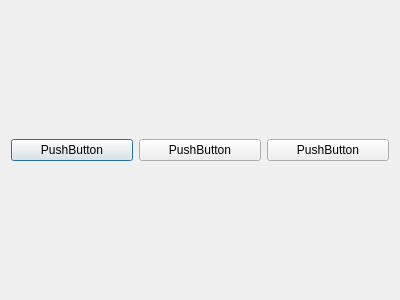
<?xml version="1.0" encoding="UTF-8"?>
<ui version="4.0">
 <class>Dialog</class>
 <widget class="QDialog" name="Dialog">
  <property name="geometry">
   <rect>
    <x>0</x>
    <y>0</y>
    <width>400</width>
    <height>300</height>
   </rect>
  </property>
  <property name="windowTitle">
   <string>Dialog</string>
  </property>
  <layout class="QHBoxLayout" name="horizontalLayout">
   <item>
    <widget class="QPushButton" name="Btn_A">
     <property name="text">
      <string>PushButton</string>
     </property>
    </widget>
   </item>
   <item>
    <widget class="QPushButton" name="Btn_B">
     <property name="text">
      <string>PushButton</string>
     </property>
    </widget>
   </item>
   <item>
    <widget class="QPushButton" name="Btn_C">
     <property name="text">
      <string>PushButton</string>
     </property>
    </widget>
   </item>
  </layout>
 </widget>
 <tabstops>
  <tabstop>Btn_A</tabstop>
  <tabstop>Btn_B</tabstop>
  <tabstop>Btn_C</tabstop>
 </tabstops>
 <resources/>
 <connections/>
</ui>
